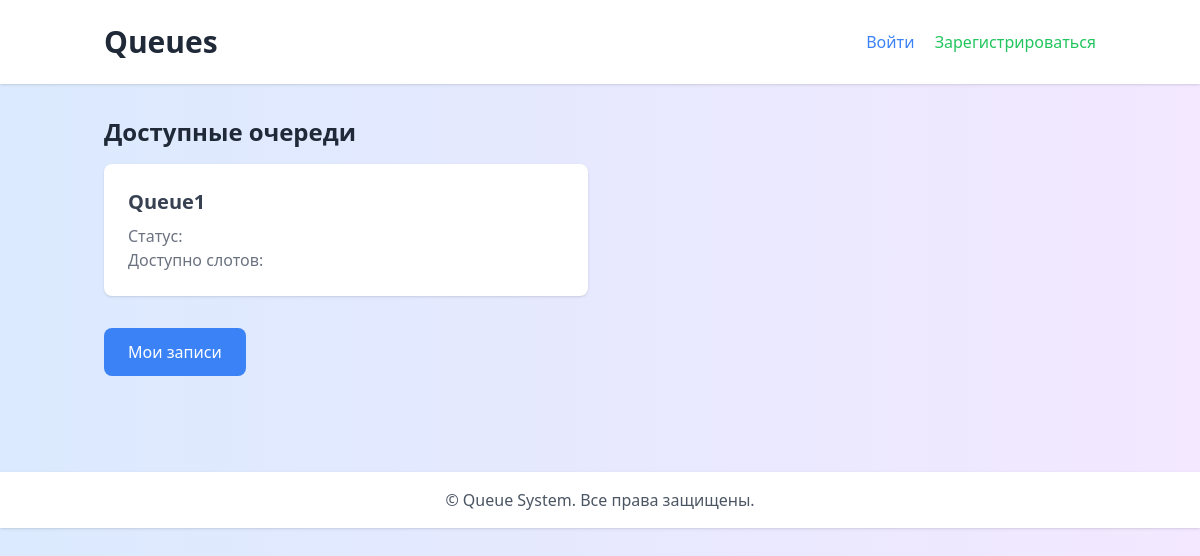
/, run on an earlier commit of the app's database.
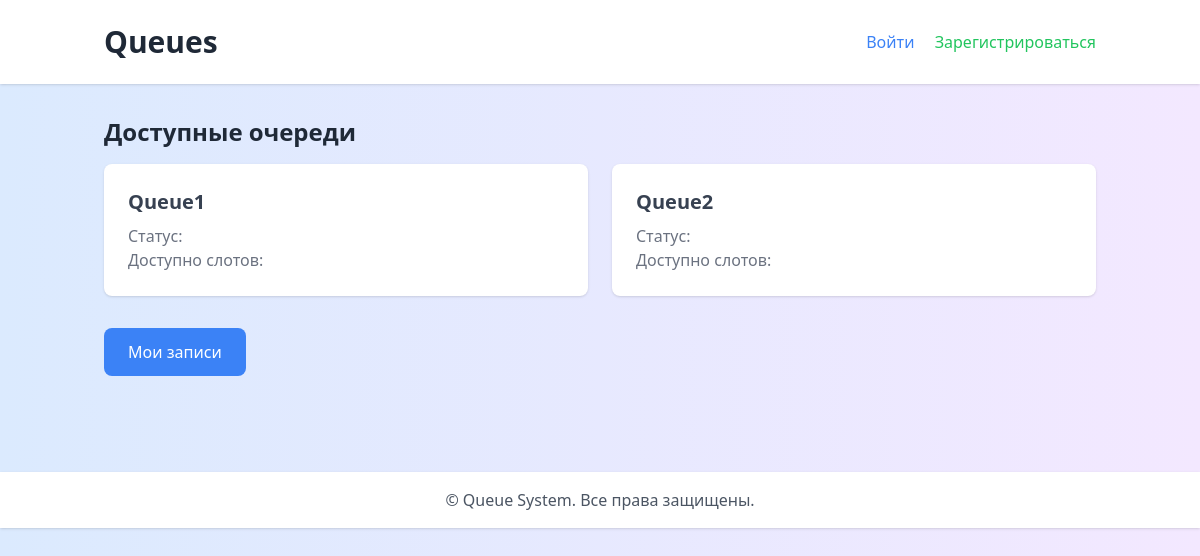
And on a later commit of the database.
### queue_app/models.py (models this page shows, shortened)
class Queue(models.Model):
    name = models.CharField(max_length=255)
    description = models.TextField()
    created_at = models.DateTimeField(auto_now_add=True)
    updated_at = models.DateTimeField(auto_now=True)

### queue_app/views.py (the view)
# urls.py: path('', views.queue_list, name='queue_list'),
def queue_list(request):
    queues = Queue.objects.all()
    return render(request, 'queue_app/queue_list.html', {'queues': queues})

### queue_app/templates/queue_app/queue_list.html (shortened to what this page needs)
<!DOCTYPE html>
<html lang="ru">
<head>
    <script src="https://cdn.tailwindcss.com"></script>
</head>
<body class="bg-gradient-to-r from-blue-100 to-purple-100 min-h-screen">
    <header class="bg-white shadow">
        <div class="container mx-auto px-4 py-6 flex justify-between items-center">
            <h1 class="text-3xl font-bold text-gray-800">Queues</h1>
            <nav>
                {% if user.is_authenticated %}
                    <span class="text-gray-600 mr-4">Привет, {{ user.username }}</span>
                    <a href="{% url 'account_logout' %}" class="text-red-500 hover:underline">Выйти</a>
                {% else %}
                    <a href="{% url 'account_login' %}" class="text-blue-500 hover:underline mr-4">Войти</a>
                    <a href="{% url 'account_signup' %}" class="text-green-500 hover:underline">Зарегистрироваться</a>
                {% endif %}
            </nav>
        </div>
    </header>
    <main class="container mx-auto px-4 py-8">
        <section class="mb-8">
            <h2 class="text-2xl font-semibold text-gray-800 mb-4">Доступные очереди</h2>
            <div class="grid grid-cols-1 md:grid-cols-2 gap-6">
                {% for queue in queues %}
                <div class="bg-white rounded-lg shadow p-6">
                    <h3 class="text-xl font-bold text-gray-700">
                        <a href="{% url 'slot_list' queue.id %}" class="hover:text-blue-500">{{ queue.name }}</a>
                    </h3>
                    <p class="text-gray-500 mt-2">Статус: </p>
                    <p class="text-gray-500">Доступно слотов: </p>
                </div>
                {% endfor %}
            </div>
        </section>
        <section class="mb-8">
            <a href="{% url 'user_bookings' %}" class="inline-block bg-blue-500 text-white px-6 py-3 rounded-lg hover:bg-blue-600">Мои записи</a>
        </section>
    </main>
    <footer class="bg-white shadow mt-8">
        <div class="container mx-auto px-4 py-4 text-center text-gray-600">
            &copy; {{ now.year }} Queue System. Все права защищены.
        </div>
    </footer>
</body>
</html>

What changed in the data, as far as the page shows it:
added Queue: name "Queue2"
